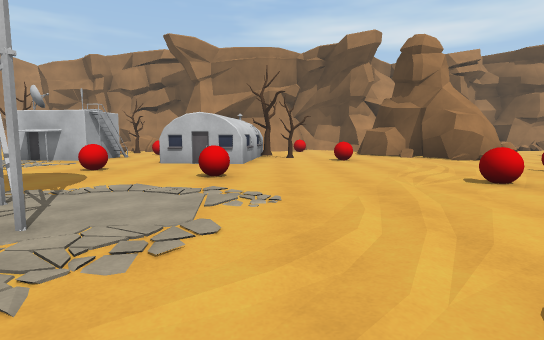
view 1 (above)

24 first-person views from a walk through a scene from a Unity 3-D project. The camera is 1.3 m above the floor, tilts 6° down and sees 80° across. The floor is counted in squares, 2 m on a side. Each view is taken from the middle of a square. On the plan, view 1 faces up. The plan holds only what a view shows up to about 10 squares ahead; the rest is blank. The place goes on beyond the plan. Some animated figures are not drawn.

view 2
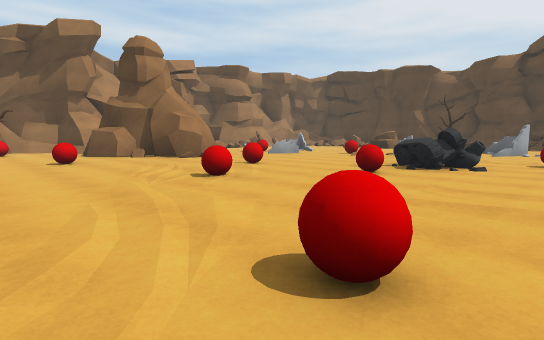

view 3
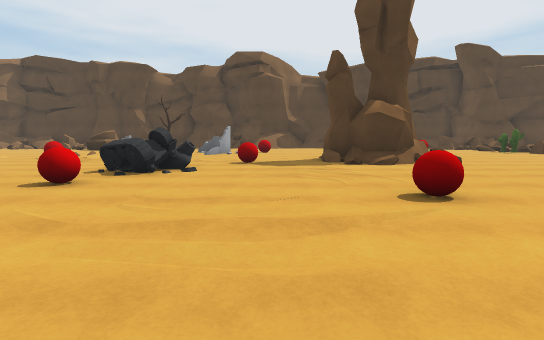

view 4
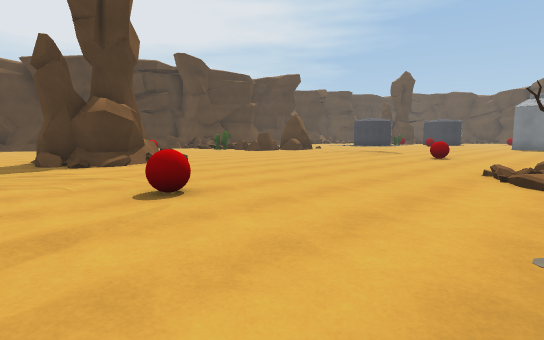

view 5
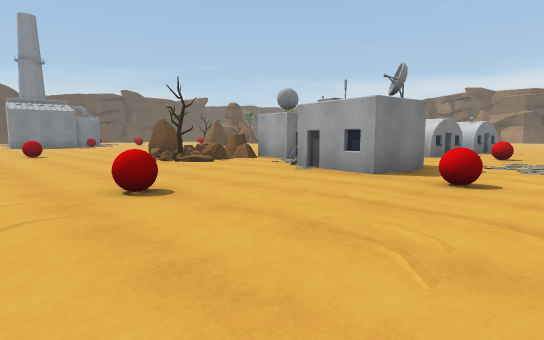

view 6
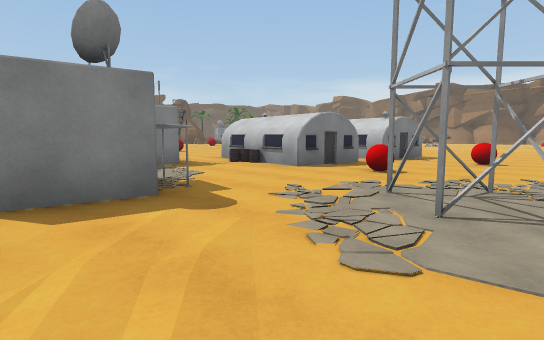

view 7
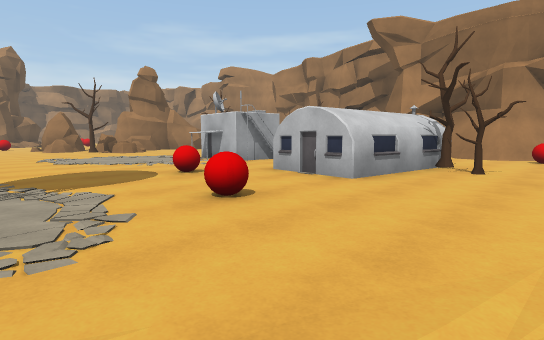

view 8
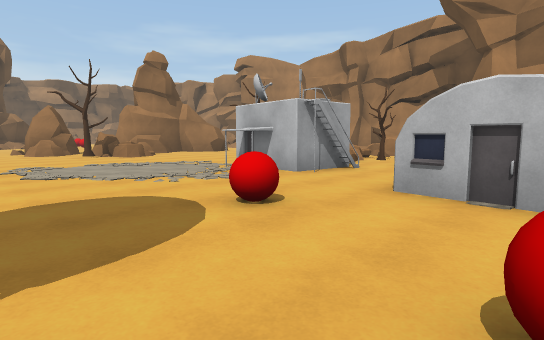

view 9
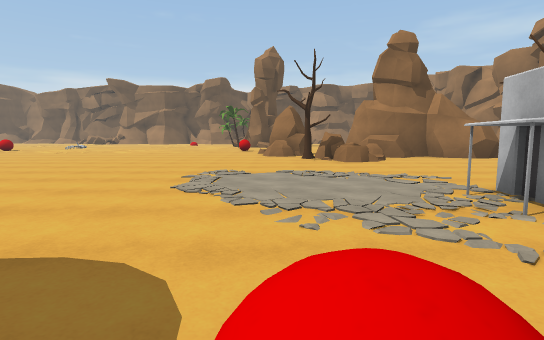

view 10
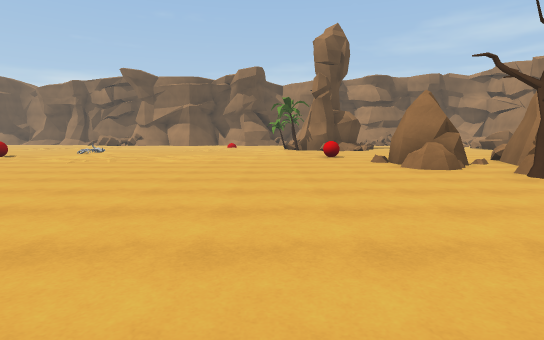

view 11
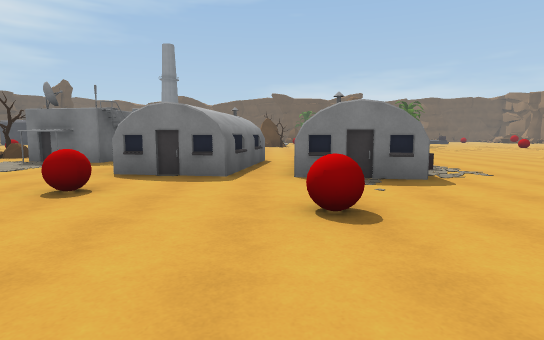

view 12
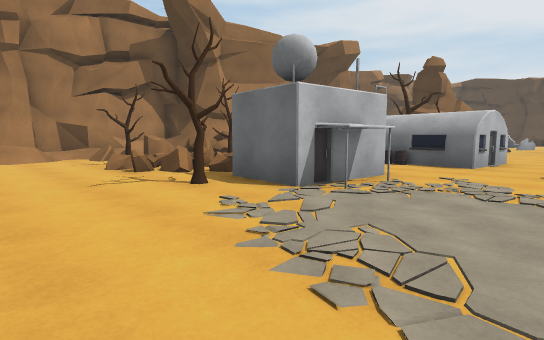

view 13
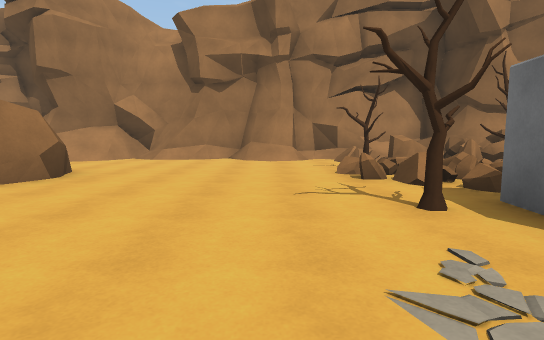

view 14
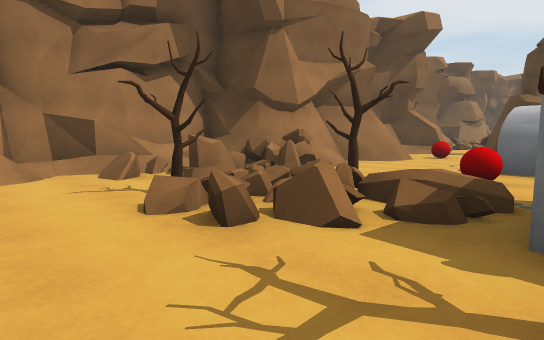

view 15
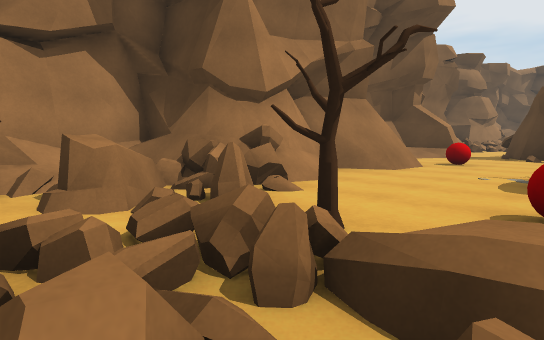

view 16
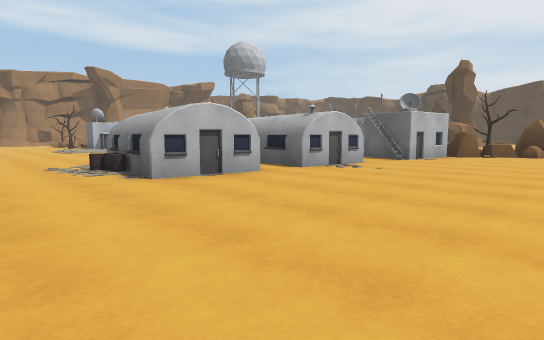

view 17
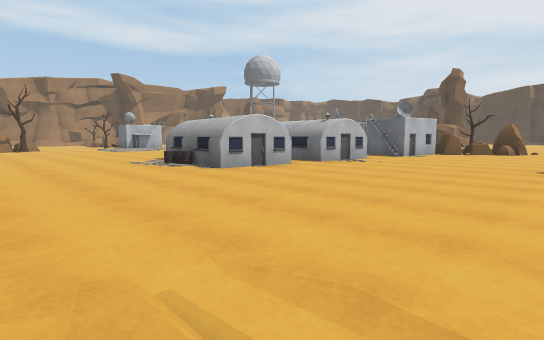

view 18
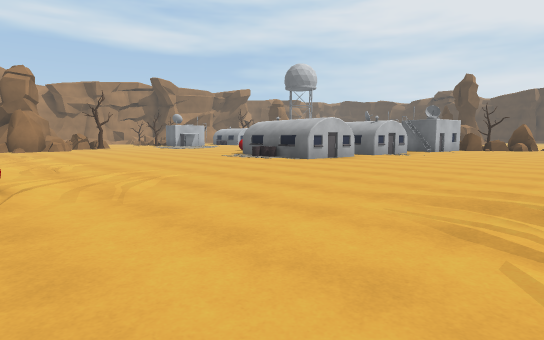

view 19
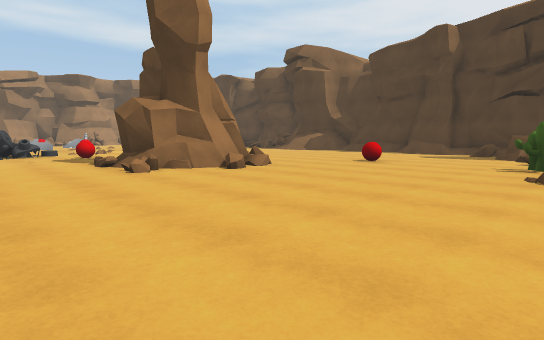

view 20
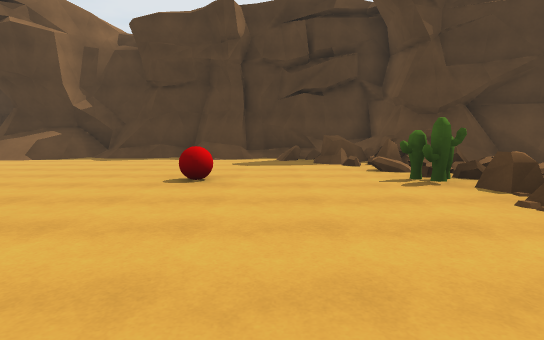

view 21
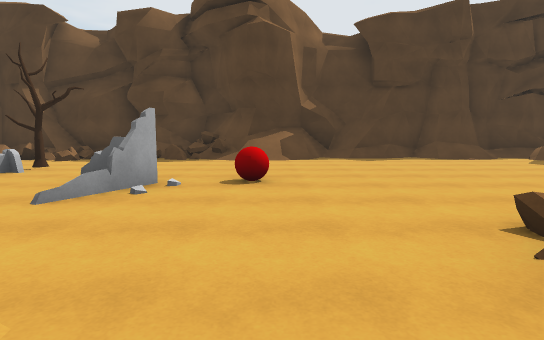

view 22
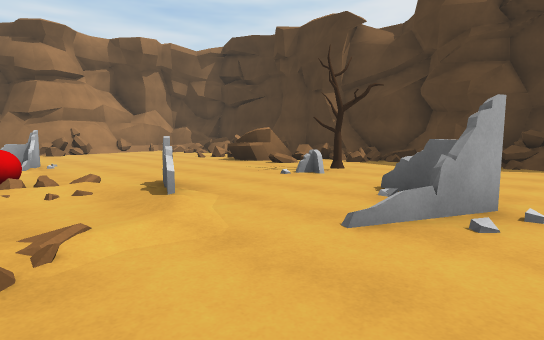

view 23
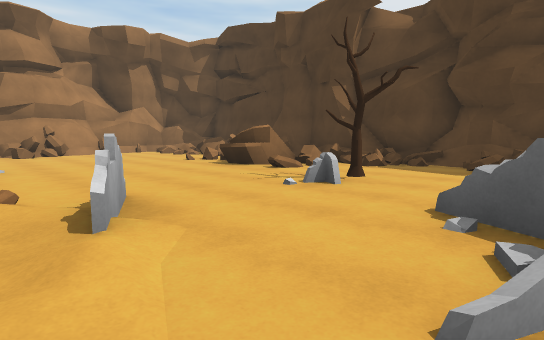

view 24
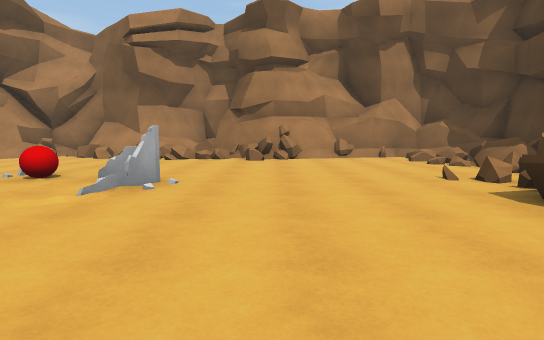

### Floor plan
Key: @ floor where view 1 was taken; # wall or solid block; x gap in a wall; . main floor; : floor 0.25 m higher than the main floor; + floor 0.5 m higher than the main floor; / step, stairs or slope; = window, fence, low wall or low ledge; ^ raised ledge; T tree; B building; R red ball; C rock; A cactus; O other object.
Columns run from 17 left of view 1 to 20 right of it. Each row starts with its distance up from view 1.
 17  #=########^#^
 16   #//##.#.#//^
 15    /......=^####### /##=====#########
 14     .......=#=/.##/..# ...#=#.#...#=#
 13     #.....T#......R...^ ..........==#
 12     #.....==T........#  ..........#=#
 11     #......x.R.BB....#   .........=##
 10     #.....T #.BBBT...##  .R......=#=
  9   ##^C....#BB..BBT.R..##..........###
  8   ..CCC...BB...BB........  ......===#
  7    C.T................... .......##=#
  6 ..CC.........R........R....R/.....#=##
  5 R...............R........././#..T..=##
  4 ....................R....././=....../#
  3 ..............##......R.^  //..=...=##
  2  .............##........^=....##...==#
  1 .........R........R.......R......../##
  0 ............R....@.............R.../#
 -1 ........BB......BBB................/#
 -2 ./.....BBB.BB...#B...R....## ......./
 -3  ......BB .BBB...B........## .......#
 -4 ........BB.BB.#BB.........=##.......#
 -5 O...........B.BBB..........//.......#
 -6 ................CCT:...........R....#
 -7 .................CC.................#
 -8 ..................C...............==#
 -9 ................   ............A+=^ #
-10 .../.....          ..R.......CCA ####

Positions as (right, up) in squares from view 1, and headings:
1: (0, 0), facing up
2: (0, 0), facing up-right
3: (1, 0), facing right
4: (1, 0), facing down-right
5: (6, 2), facing down-left
6: (1, 3), facing down-left
7: (2, 3), facing up-left
8: (-1, 4), facing up-left
9: (-3, 6), facing left
10: (-7, 3), facing left
11: (-7, 4), facing down
12: (-10, 6), facing up-right
13: (-9, 7), facing up
14: (-9, 10), facing up-right
15: (-7, 11), facing up-right
16: (-12, -9), facing up-right
17: (-14, -10), facing up-right
18: (-17, -10), facing up-right
19: (6, -10), facing up-right
20: (9, -7), facing right
21: (9, 0), facing right
22: (10, 1), facing up-right
23: (11, 2), facing up-right
24: (13, 5), facing up
